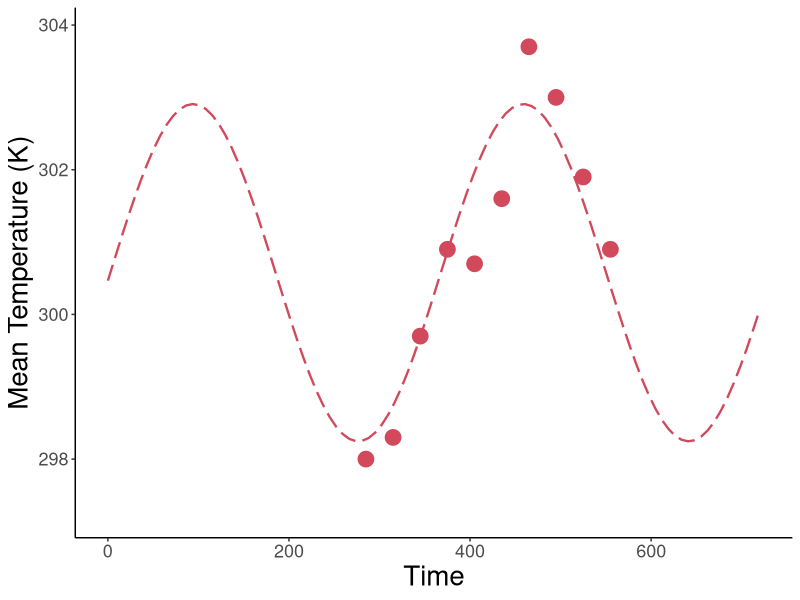

This figure's R source:
#############################################################################
#### This R script fits sinusoidal functions to habitat temperature data ####
#############################################################################


# Load packages and set working directory
library(tidyr)
library(ggplot2)
library(dplyr)
library(tidyverse)
setwd(dirname(rstudioapi::getActiveDocumentContext()$path))

# Read data
read.data <- read_csv("Habitat temperatures.csv")
temp.data <- as.data.frame(read.data)

# Select an insect by removing # in front of name and placing # in front of other species
#sp.data <- subset(temp.data, Species == "Clavigralla shadabi")
#sp.data <- subset(temp.data, Species == "Clavigralla tomentosicollis Benin")
sp.data <- subset(temp.data, Species == "Clavigralla tomentosicollis Nigeria A")

# Remove columns that do not contain temperature data
sp.data <- sp.data[-1:-7]
rownames(sp.data) <- c("T_K")

# Make data table with time and mean monthly temperature
data <- matrix(nrow = length(sp.data), ncol = 1)
for(i in 1:length(data)) {data[i] <- 30*(i-1)+15} # mid-point of month
colnames(data) <- c("day")
data <- cbind(data, t(sp.data)) # mean monthly temperature data

# Remove blank cells
data <- data[rowSums(is.na(data)) == 0,]
data <- as.data.frame(data)

# Fit sinusoidal function to habitat temperature data
fit <- nls(T_K ~ meanT + amplT*sin(2*pi*(day + shiftT)/365), data = data,
           start = list(meanT = 293, amplT = 2, shiftT = 30))
summary(fit)

# Plot model data
ggplot(data, aes(x=day, y=T_K)) + 
  geom_point(size=5, color="#d1495b") +
  geom_function(fun = function(t) coef(fit)[1] + coef(fit)[2]*sin((2*pi*t + coef(fit)[3])/365),
                size=0.8, linetype="longdash", color="#d1495b") +
  labs(x="Time", y="Mean Temperature (K)") +
  scale_x_continuous(limits=c(0, 720)) +
  scale_y_continuous(limits=c(coef(fit)[1] - coef(fit)[2] - 1, coef(fit)[1] + coef(fit)[2] + 1)) +
  theme(panel.grid.major = element_blank(), panel.grid.minor = element_blank(),
        panel.background = element_rect(fill="transparent"), plot.background = element_rect(fill="transparent"),
        axis.line = element_line(colour = "black"), legend.position = "none", 
        axis.text = element_text(size=13), axis.title = element_text(size=20))
